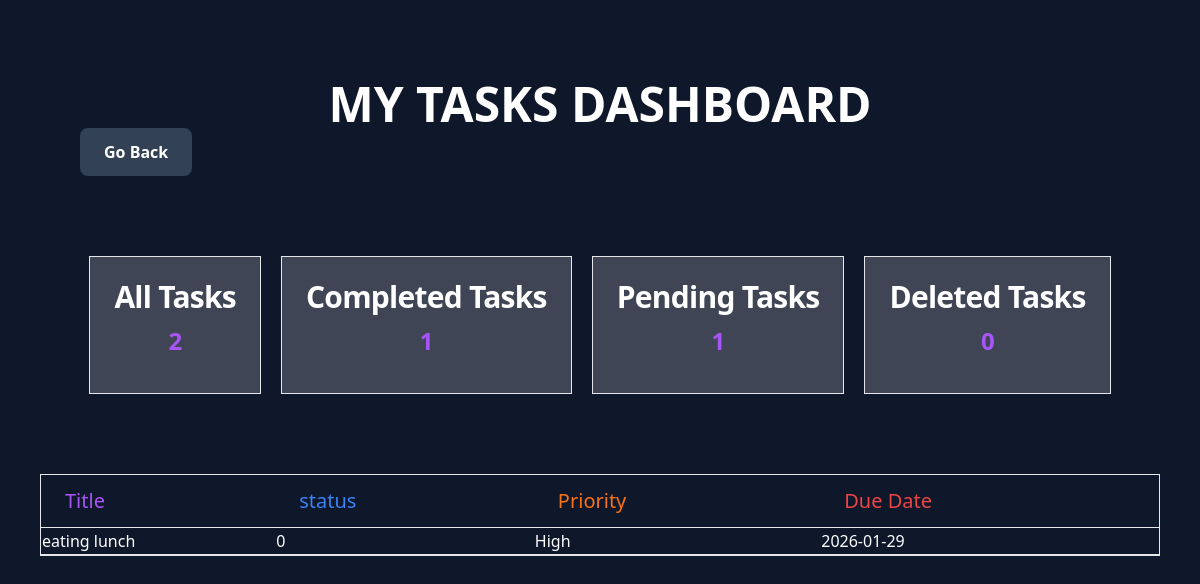
/dashboard.php?filter=pending, run on an earlier commit of the app's database.
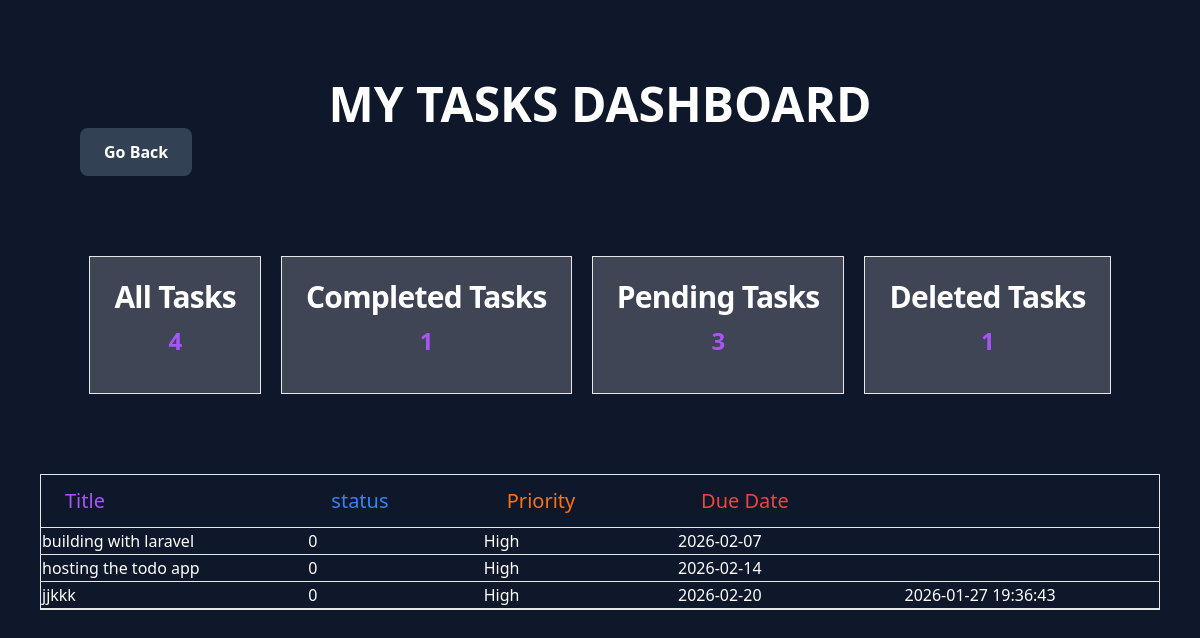
And on a later commit of the database.
### tables this page shows
CREATE TABLE tasks(
            id INTEGER PRIMARY KEY,
            title TEXT NOT NULL,
            is_complete INTEGER DEFAULT 0,
            priority TEXT CHECK (priority IN ('High', 'Medium', 'Low')),
            due_date DATE,
            created_at TIMESTAMP DEFAULT CURRENT_TIMESTAMP,
            deleted_at TIMESTAMP NULL DEFAULT NULL
        );

### dashboard.php (the view, shortened to what this page needs)
<?php
require_once __DIR__. '/dbConfig.php';
$sql=$connection->query("SELECT COUNT(*) AS total FROM tasks");
$total_tasks=$sql->fetch(PDO::FETCH_ASSOC)['total'];
$sql=$connection->query("SELECT COUNT(*) AS completed FROM tasks WHERE is_complete=1");
$result=$sql->fetch(PDO::FETCH_ASSOC)['completed'];
$sql_query=$connection->query("SELECT COUNT(*) AS incomplete FROM tasks WHERE is_complete=0");
$pending=$sql_query->fetch(PDO::FETCH_ASSOC)['incomplete'];
$sql_stm=$connection->query("SELECT COUNT(*) AS deleted FROM tasks WHERE deleted_at IS NOT NULL");
$deleted=$sql_stm->fetch(PDO::FETCH_ASSOC)['deleted'];
$view = $_GET['filter'] ?? 'all' ;
$view_tasks=[];
if($view=='all'){
    $sth=$connection->query("SELECT * FROM tasks WHERE deleted_at IS NULL");
    $sth->setFetchMode(PDO::FETCH_ASSOC);
    $view_tasks=$sth->fetchAll();
}elseif( $view=='completed'){
    $smt=$connection->query("SELECT * FROM tasks WHERE is_complete=1");
    $smt->setFetchMode(PDO::FETCH_ASSOC);
    $view_tasks=$smt->fetchAll();
}elseif($view=='pending'){
    $dbc=$connection->query("SELECT * FROM tasks WHERE is_complete=0");
    $dbc->setFetchMode(PDO::FETCH_ASSOC);
    $view_tasks=$dbc->fetchAll();
}elseif($view=='deleted'){
    $dbs=$connection->query("SELECT * FROM tasks WHERE deleted_at is NOT NULL");
    $dbs->setFetchMode(PDO::FETCH_ASSOC);
    $view_tasks=$dbs->fetchAll();
}
?>
<!DOCTYPE html>
<html lang="en">
<head>
    <script src="https://cdn.tailwindcss.com"></script>
</head>
<body class="bg-slate-900">
    <div class="p-20">
     <h3 class="text-white flex justify-center text-5xl font-bold">MY TASKS DASHBOARD</h3>
     <a href="/" class=" inline-block bg-slate-700 hover:bg-slate-600 text-white px-6 py-3 rounded-lg font-semibold transition">Go Back</a>
    </div>
   <div class="container flex flex-row mx-auto gap-5 max-w-9xl justify-center">
    <a href="dashboard.php?filter=all" class="bg-white/20 block max-w-sm p-6 border border-default rounded-base shadow-xs hover:bg-neutral-secondary-medium">
        <h5 class="mb-3 text-3xl font-semibold  text-white tracking-tight text-heading leading-8">All Tasks</h5>
       <h4 class="mb-3 text-2xl text-center text-purple-500 font-bold tracking-tight text-heading leading-8"><?=  $total_tasks?></h4>
    </a>
    <a href="dashboard.php?filter=completed" class="bg-white/20 block max-w-sm p-6 border border-default rounded-base shadow-xs hover:bg-neutral-secondary-medium">
        <h5 class="mb-3 text-3xl font-semibold text-white tracking-tight text-heading leading-8">Completed Tasks</h5>
        <h4 class="mb-3 text-2xl  text-center text-purple-500 font-bold tracking-tight text-heading leading-8"><?=  $result?></h4>
    </a>
    <a href="dashboard.php?filter=pending" class="bg-white/20 block max-w-sm p-6 border border-default rounded-base shadow-xs hover:bg-neutral-secondary-medium">
        <h5 class="mb-3 text-3xl font-semibold text-white tracking-tight text-heading leading-8">Pending Tasks</h5>
        <h4 class="mb-3 text-2xl  text-center text-purple-500 font-bold tracking-tight text-heading leading-8"><?=  $pending?></h4>
    </a>
    <a href="dashboard.php?filter=deleted" class="bg-white/20 block max-w-sm p-6 border border-default rounded-base shadow-xs hover:bg-neutral-secondary-medium">
        <h5 class="mb-3 text-3xl font-semibold text-white tracking-tight text-heading leading-8">Deleted Tasks</h5>
        <h4 class="mb-3 text-2xl  text-center text-purple-500 font-bold tracking-tight text-heading leading-8"><?=  $deleted?></h4>
    </a>
   </div>
   <div class="container-fluid text-white py-20 px-10">
    <div class="relative overflow-x-auto bg-neutral-primary-soft shadow-xs rounded-base border border-default">
        <table class="w-full text-md text-left rtl:text-right text-body">
            <thead class="text-sm text-body bg-neutral-secondary-soft border-b rounded-base border-default">
                <tr>
                    <th scope="col" class="px-6 py-3 font-medium text-xl text-purple-500 text-heading">
                        Title
                    </th>
                     <th scope="col" class="px-6 py-3 font-medium text-xl text-blue-500 text-heading">
                        status
                    </th>
                    <th scope="col" class="px-6 py-3 font-medium text-xl text-orange-500 text-heading">
                        Priority
                    </th>
                    <th scope="col" class="px-6 py-3 font-medium text-xl text-red-500 text-heading">
                        Due Date
                    </th>
                </tr>
            </thead>
            <tbody>
             <?php
               foreach($view_tasks as $row){
                    echo "<tr class='border-b border-default'> ";
                    echo"<td>" .$row['title']. "</td>";
                    echo"<td>" .$row['is_complete']. "</td>";
                    echo"<td>" .$row['priority']. "</td>";
                    echo"<td>" .$row['due_date'] ."</td>";
                    echo"<td>" .$row['deleted_at'] ."</td>";
                    echo "</tr>";
               }
             ?>
            </tbody>
        </table>
    </div>
   </div>
</body>
</html>

What changed in the data, as far as the page shows it:
no longer on this page (row edited): tasks: title "eating lunch", is_complete "0", priority "High", due_date "2026-01-29"
now on this page (row edited): tasks: title "building with laravel", is_complete "0", priority "High", due_date "2026-02-07"
added tasks: title "hosting the todo app", is_complete "0", priority "High", due_date "2026-02-14"
added tasks: title "jjkkk", is_complete "0", priority "High", due_date "2026-02-20", deleted_at "2026-01-27 19:36:43"
Also different on the page:
$total_tasks: "2" → "4"
$pending: "1" → "3"
$deleted: "0" → "1"
